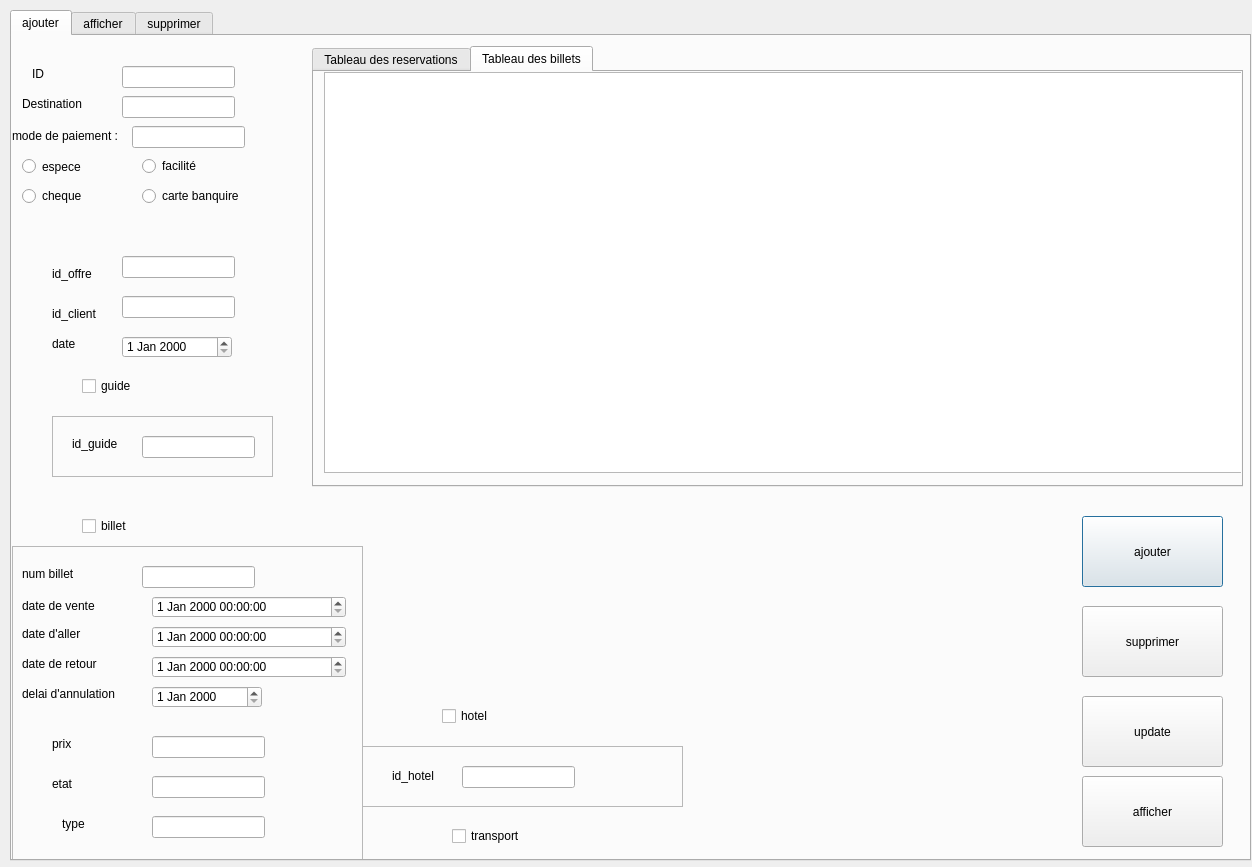
<?xml version="1.0" encoding="UTF-8"?>
<ui version="4.0">
 <class>start</class>
 <widget class="QDialog" name="start">
  <property name="geometry">
   <rect>
    <x>0</x>
    <y>0</y>
    <width>1252</width>
    <height>867</height>
   </rect>
  </property>
  <property name="windowTitle">
   <string>Dialog</string>
  </property>
  <widget class="QTabWidget" name="tabWidget">
   <property name="geometry">
    <rect>
     <x>10</x>
     <y>10</y>
     <width>1241</width>
     <height>851</height>
    </rect>
   </property>
   <property name="currentIndex">
    <number>0</number>
   </property>
   <widget class="QWidget" name="tab">
    <attribute name="title">
     <string>ajouter</string>
    </attribute>
    <widget class="QPushButton" name="pb_ajouter">
     <property name="geometry">
      <rect>
       <x>1070</x>
       <y>480</y>
       <width>141</width>
       <height>71</height>
      </rect>
     </property>
     <property name="text">
      <string>ajouter</string>
     </property>
    </widget>
    <widget class="QLineEdit" name="lineEdit_id">
     <property name="geometry">
      <rect>
       <x>110</x>
       <y>30</y>
       <width>113</width>
       <height>22</height>
      </rect>
     </property>
    </widget>
    <widget class="QLineEdit" name="lineEdit_des">
     <property name="geometry">
      <rect>
       <x>110</x>
       <y>60</y>
       <width>113</width>
       <height>22</height>
      </rect>
     </property>
    </widget>
    <widget class="QLabel" name="label">
     <property name="geometry">
      <rect>
       <x>20</x>
       <y>30</y>
       <width>55</width>
       <height>16</height>
      </rect>
     </property>
     <property name="text">
      <string>ID</string>
     </property>
    </widget>
    <widget class="QLabel" name="label_2">
     <property name="geometry">
      <rect>
       <x>10</x>
       <y>60</y>
       <width>71</width>
       <height>16</height>
      </rect>
     </property>
     <property name="text">
      <string>Destination</string>
     </property>
    </widget>
    <widget class="QLabel" name="label_3">
     <property name="geometry">
      <rect>
       <x>0</x>
       <y>90</y>
       <width>131</width>
       <height>20</height>
      </rect>
     </property>
     <property name="text">
      <string>mode de paiement :</string>
     </property>
    </widget>
    <widget class="QLineEdit" name="lineEdit_offre">
     <property name="geometry">
      <rect>
       <x>110</x>
       <y>220</y>
       <width>113</width>
       <height>22</height>
      </rect>
     </property>
    </widget>
    <widget class="QLineEdit" name="lineEdit_client">
     <property name="geometry">
      <rect>
       <x>110</x>
       <y>260</y>
       <width>113</width>
       <height>22</height>
      </rect>
     </property>
    </widget>
    <widget class="QDateEdit" name="dateEdit">
     <property name="geometry">
      <rect>
       <x>110</x>
       <y>300</y>
       <width>110</width>
       <height>22</height>
      </rect>
     </property>
    </widget>
    <widget class="QLabel" name="label_7">
     <property name="geometry">
      <rect>
       <x>40</x>
       <y>230</y>
       <width>55</width>
       <height>16</height>
      </rect>
     </property>
     <property name="text">
      <string>id_offre</string>
     </property>
    </widget>
    <widget class="QLabel" name="label_8">
     <property name="geometry">
      <rect>
       <x>40</x>
       <y>270</y>
       <width>55</width>
       <height>16</height>
      </rect>
     </property>
     <property name="text">
      <string>id_client</string>
     </property>
    </widget>
    <widget class="QLabel" name="label_10">
     <property name="geometry">
      <rect>
       <x>40</x>
       <y>300</y>
       <width>55</width>
       <height>16</height>
      </rect>
     </property>
     <property name="text">
      <string>date</string>
     </property>
    </widget>
    <widget class="QCheckBox" name="checkBox_billet">
     <property name="geometry">
      <rect>
       <x>70</x>
       <y>480</y>
       <width>81</width>
       <height>20</height>
      </rect>
     </property>
     <property name="text">
      <string>billet</string>
     </property>
    </widget>
    <widget class="QFrame" name="frame_billet">
     <property name="geometry">
      <rect>
       <x>0</x>
       <y>510</y>
       <width>351</width>
       <height>331</height>
      </rect>
     </property>
     <property name="frameShape">
      <enum>QFrame::StyledPanel</enum>
     </property>
     <property name="frameShadow">
      <enum>QFrame::Raised</enum>
     </property>
     <widget class="QLabel" name="label_11">
      <property name="geometry">
       <rect>
        <x>10</x>
        <y>20</y>
        <width>55</width>
        <height>16</height>
       </rect>
      </property>
      <property name="text">
       <string>num billet</string>
      </property>
     </widget>
     <widget class="QLineEdit" name="lineEdit_num_billet">
      <property name="geometry">
       <rect>
        <x>130</x>
        <y>20</y>
        <width>113</width>
        <height>22</height>
       </rect>
      </property>
     </widget>
     <widget class="QDateTimeEdit" name="dateTimeEdit_vente">
      <property name="geometry">
       <rect>
        <x>140</x>
        <y>50</y>
        <width>194</width>
        <height>22</height>
       </rect>
      </property>
     </widget>
     <widget class="QDateTimeEdit" name="dateTimeEdit_aller">
      <property name="geometry">
       <rect>
        <x>140</x>
        <y>80</y>
        <width>194</width>
        <height>22</height>
       </rect>
      </property>
     </widget>
     <widget class="QDateTimeEdit" name="dateTimeEdit_retour">
      <property name="geometry">
       <rect>
        <x>140</x>
        <y>110</y>
        <width>194</width>
        <height>22</height>
       </rect>
      </property>
     </widget>
     <widget class="QDateEdit" name="dateEdit_delai">
      <property name="geometry">
       <rect>
        <x>140</x>
        <y>140</y>
        <width>110</width>
        <height>22</height>
       </rect>
      </property>
     </widget>
     <widget class="QLineEdit" name="lineEdit_prix">
      <property name="geometry">
       <rect>
        <x>140</x>
        <y>190</y>
        <width>113</width>
        <height>22</height>
       </rect>
      </property>
     </widget>
     <widget class="QLineEdit" name="lineEdit_etat">
      <property name="geometry">
       <rect>
        <x>140</x>
        <y>230</y>
        <width>113</width>
        <height>22</height>
       </rect>
      </property>
     </widget>
     <widget class="QLineEdit" name="lineEdit_type">
      <property name="geometry">
       <rect>
        <x>140</x>
        <y>270</y>
        <width>113</width>
        <height>22</height>
       </rect>
      </property>
     </widget>
     <widget class="QLabel" name="label_12">
      <property name="geometry">
       <rect>
        <x>10</x>
        <y>50</y>
        <width>101</width>
        <height>20</height>
       </rect>
      </property>
      <property name="text">
       <string>date de vente</string>
      </property>
     </widget>
     <widget class="QLabel" name="label_13">
      <property name="geometry">
       <rect>
        <x>10</x>
        <y>80</y>
        <width>81</width>
        <height>16</height>
       </rect>
      </property>
      <property name="text">
       <string>date d'aller</string>
      </property>
     </widget>
     <widget class="QLabel" name="label_14">
      <property name="geometry">
       <rect>
        <x>10</x>
        <y>110</y>
        <width>101</width>
        <height>16</height>
       </rect>
      </property>
      <property name="text">
       <string>date de retour</string>
      </property>
     </widget>
     <widget class="QLabel" name="label_15">
      <property name="geometry">
       <rect>
        <x>10</x>
        <y>140</y>
        <width>101</width>
        <height>16</height>
       </rect>
      </property>
      <property name="text">
       <string>delai d'annulation</string>
      </property>
     </widget>
     <widget class="QLabel" name="label_16">
      <property name="geometry">
       <rect>
        <x>40</x>
        <y>190</y>
        <width>55</width>
        <height>16</height>
       </rect>
      </property>
      <property name="text">
       <string>prix</string>
      </property>
     </widget>
     <widget class="QLabel" name="label_17">
      <property name="geometry">
       <rect>
        <x>40</x>
        <y>230</y>
        <width>55</width>
        <height>16</height>
       </rect>
      </property>
      <property name="text">
       <string>etat</string>
      </property>
     </widget>
     <widget class="QLabel" name="label_18">
      <property name="geometry">
       <rect>
        <x>50</x>
        <y>270</y>
        <width>55</width>
        <height>16</height>
       </rect>
      </property>
      <property name="text">
       <string>type</string>
      </property>
     </widget>
    </widget>
    <widget class="QFrame" name="frame_guide">
     <property name="geometry">
      <rect>
       <x>40</x>
       <y>380</y>
       <width>221</width>
       <height>61</height>
      </rect>
     </property>
     <property name="frameShape">
      <enum>QFrame::StyledPanel</enum>
     </property>
     <property name="frameShadow">
      <enum>QFrame::Raised</enum>
     </property>
     <widget class="QLineEdit" name="lineEdit_guide">
      <property name="geometry">
       <rect>
        <x>90</x>
        <y>20</y>
        <width>113</width>
        <height>22</height>
       </rect>
      </property>
     </widget>
     <widget class="QLabel" name="label_5">
      <property name="geometry">
       <rect>
        <x>20</x>
        <y>20</y>
        <width>55</width>
        <height>16</height>
       </rect>
      </property>
      <property name="text">
       <string>id_guide</string>
      </property>
     </widget>
    </widget>
    <widget class="QCheckBox" name="checkBox_guide">
     <property name="geometry">
      <rect>
       <x>70</x>
       <y>340</y>
       <width>81</width>
       <height>20</height>
      </rect>
     </property>
     <property name="text">
      <string>guide</string>
     </property>
    </widget>
    <widget class="QLabel" name="label_pic">
     <property name="geometry">
      <rect>
       <x>4</x>
       <y>15</y>
       <width>1221</width>
       <height>801</height>
      </rect>
     </property>
     <property name="text">
      <string/>
     </property>
    </widget>
    <widget class="QLabel" name="label_billet">
     <property name="geometry">
      <rect>
       <x>0</x>
       <y>460</y>
       <width>61</width>
       <height>51</height>
      </rect>
     </property>
     <property name="text">
      <string/>
     </property>
    </widget>
    <widget class="QLabel" name="label_hotel">
     <property name="geometry">
      <rect>
       <x>360</x>
       <y>650</y>
       <width>61</width>
       <height>51</height>
      </rect>
     </property>
     <property name="text">
      <string/>
     </property>
    </widget>
    <widget class="QCheckBox" name="checkBox_3">
     <property name="geometry">
      <rect>
       <x>430</x>
       <y>670</y>
       <width>81</width>
       <height>20</height>
      </rect>
     </property>
     <property name="text">
      <string>hotel</string>
     </property>
    </widget>
    <widget class="QLabel" name="label_guide">
     <property name="geometry">
      <rect>
       <x>0</x>
       <y>320</y>
       <width>61</width>
       <height>51</height>
      </rect>
     </property>
     <property name="text">
      <string/>
     </property>
    </widget>
    <widget class="QFrame" name="frame_hotel">
     <property name="geometry">
      <rect>
       <x>350</x>
       <y>710</y>
       <width>321</width>
       <height>61</height>
      </rect>
     </property>
     <property name="frameShape">
      <enum>QFrame::StyledPanel</enum>
     </property>
     <property name="frameShadow">
      <enum>QFrame::Raised</enum>
     </property>
     <widget class="QLabel" name="label_6">
      <property name="geometry">
       <rect>
        <x>30</x>
        <y>20</y>
        <width>61</width>
        <height>20</height>
       </rect>
      </property>
      <property name="text">
       <string>id_hotel</string>
      </property>
     </widget>
     <widget class="QLineEdit" name="lineEdit_hotel">
      <property name="geometry">
       <rect>
        <x>100</x>
        <y>20</y>
        <width>113</width>
        <height>22</height>
       </rect>
      </property>
     </widget>
    </widget>
    <widget class="QCheckBox" name="checkBox_4">
     <property name="geometry">
      <rect>
       <x>440</x>
       <y>790</y>
       <width>81</width>
       <height>20</height>
      </rect>
     </property>
     <property name="text">
      <string>transport</string>
     </property>
    </widget>
    <widget class="QPushButton" name="pb_supprimer">
     <property name="geometry">
      <rect>
       <x>1070</x>
       <y>570</y>
       <width>141</width>
       <height>71</height>
      </rect>
     </property>
     <property name="text">
      <string>supprimer</string>
     </property>
    </widget>
    <widget class="QPushButton" name="mise_a_jour">
     <property name="geometry">
      <rect>
       <x>1070</x>
       <y>660</y>
       <width>141</width>
       <height>71</height>
      </rect>
     </property>
     <property name="text">
      <string>update</string>
     </property>
    </widget>
    <widget class="QPushButton" name="afficher">
     <property name="geometry">
      <rect>
       <x>1070</x>
       <y>740</y>
       <width>141</width>
       <height>71</height>
      </rect>
     </property>
     <property name="text">
      <string>afficher</string>
     </property>
    </widget>
    <widget class="QTabWidget" name="tabWidget_2">
     <property name="geometry">
      <rect>
       <x>300</x>
       <y>10</y>
       <width>931</width>
       <height>441</height>
      </rect>
     </property>
     <property name="currentIndex">
      <number>1</number>
     </property>
     <widget class="QWidget" name="tab_4">
      <attribute name="title">
       <string>Tableau des reservations</string>
      </attribute>
      <widget class="QTableView" name="tabreservation_2">
       <property name="geometry">
        <rect>
         <x>10</x>
         <y>0</y>
         <width>911</width>
         <height>401</height>
        </rect>
       </property>
      </widget>
     </widget>
     <widget class="QWidget" name="tab_5">
      <attribute name="title">
       <string>Tableau des billets</string>
      </attribute>
      <widget class="QTableView" name="tabbillet">
       <property name="geometry">
        <rect>
         <x>10</x>
         <y>0</y>
         <width>921</width>
         <height>401</height>
        </rect>
       </property>
      </widget>
     </widget>
    </widget>
    <widget class="QRadioButton" name="espece">
     <property name="geometry">
      <rect>
       <x>10</x>
       <y>120</y>
       <width>95</width>
       <height>21</height>
      </rect>
     </property>
     <property name="text">
      <string>espece</string>
     </property>
    </widget>
    <widget class="QRadioButton" name="cheque">
     <property name="geometry">
      <rect>
       <x>10</x>
       <y>150</y>
       <width>95</width>
       <height>20</height>
      </rect>
     </property>
     <property name="text">
      <string>cheque</string>
     </property>
    </widget>
    <widget class="QRadioButton" name="facilite">
     <property name="geometry">
      <rect>
       <x>130</x>
       <y>120</y>
       <width>95</width>
       <height>20</height>
      </rect>
     </property>
     <property name="text">
      <string>facilité</string>
     </property>
    </widget>
    <widget class="QRadioButton" name="carte_banquire">
     <property name="geometry">
      <rect>
       <x>130</x>
       <y>150</y>
       <width>111</width>
       <height>20</height>
      </rect>
     </property>
     <property name="text">
      <string>carte banquire</string>
     </property>
    </widget>
    <widget class="QLineEdit" name="lineEdit_3">
     <property name="geometry">
      <rect>
       <x>120</x>
       <y>90</y>
       <width>113</width>
       <height>22</height>
      </rect>
     </property>
    </widget>
    <widget class="QLabel" name="label_transport">
     <property name="geometry">
      <rect>
       <x>360</x>
       <y>760</y>
       <width>61</width>
       <height>51</height>
      </rect>
     </property>
     <property name="text">
      <string/>
     </property>
    </widget>
    <zorder>label_pic</zorder>
    <zorder>pb_ajouter</zorder>
    <zorder>lineEdit_id</zorder>
    <zorder>lineEdit_des</zorder>
    <zorder>label</zorder>
    <zorder>label_2</zorder>
    <zorder>label_3</zorder>
    <zorder>lineEdit_offre</zorder>
    <zorder>lineEdit_client</zorder>
    <zorder>dateEdit</zorder>
    <zorder>label_7</zorder>
    <zorder>label_8</zorder>
    <zorder>label_10</zorder>
    <zorder>checkBox_billet</zorder>
    <zorder>frame_billet</zorder>
    <zorder>frame_guide</zorder>
    <zorder>checkBox_guide</zorder>
    <zorder>label_hotel</zorder>
    <zorder>checkBox_3</zorder>
    <zorder>label_billet</zorder>
    <zorder>label_guide</zorder>
    <zorder>frame_hotel</zorder>
    <zorder>checkBox_4</zorder>
    <zorder>pb_supprimer</zorder>
    <zorder>mise_a_jour</zorder>
    <zorder>afficher</zorder>
    <zorder>tabWidget_2</zorder>
    <zorder>espece</zorder>
    <zorder>cheque</zorder>
    <zorder>facilite</zorder>
    <zorder>carte_banquire</zorder>
    <zorder>lineEdit_3</zorder>
    <zorder>label_transport</zorder>
   </widget>
   <widget class="QWidget" name="tab_2">
    <attribute name="title">
     <string>afficher</string>
    </attribute>
    <widget class="QTableView" name="tabreservation">
     <property name="geometry">
      <rect>
       <x>0</x>
       <y>0</y>
       <width>671</width>
       <height>311</height>
      </rect>
     </property>
    </widget>
   </widget>
   <widget class="QWidget" name="tab_3">
    <attribute name="title">
     <string>supprimer</string>
    </attribute>
    <widget class="QLineEdit" name="lineEdit_4">
     <property name="geometry">
      <rect>
       <x>110</x>
       <y>30</y>
       <width>113</width>
       <height>22</height>
      </rect>
     </property>
    </widget>
    <widget class="QLabel" name="label_4">
     <property name="geometry">
      <rect>
       <x>40</x>
       <y>30</y>
       <width>55</width>
       <height>16</height>
      </rect>
     </property>
     <property name="text">
      <string>ID</string>
     </property>
    </widget>
    <widget class="QPushButton" name="A">
     <property name="geometry">
      <rect>
       <x>620</x>
       <y>330</y>
       <width>93</width>
       <height>28</height>
      </rect>
     </property>
     <property name="text">
      <string>supprimer</string>
     </property>
    </widget>
    <widget class="QPushButton" name="B">
     <property name="geometry">
      <rect>
       <x>730</x>
       <y>330</y>
       <width>93</width>
       <height>28</height>
      </rect>
     </property>
     <property name="text">
      <string>mettre a jour</string>
     </property>
    </widget>
   </widget>
  </widget>
 </widget>
 <resources/>
 <connections/>
</ui>
